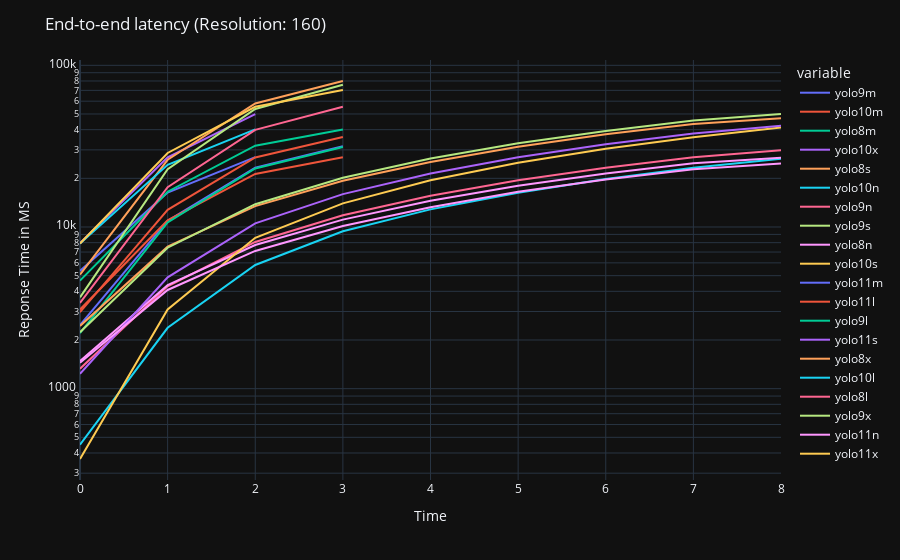
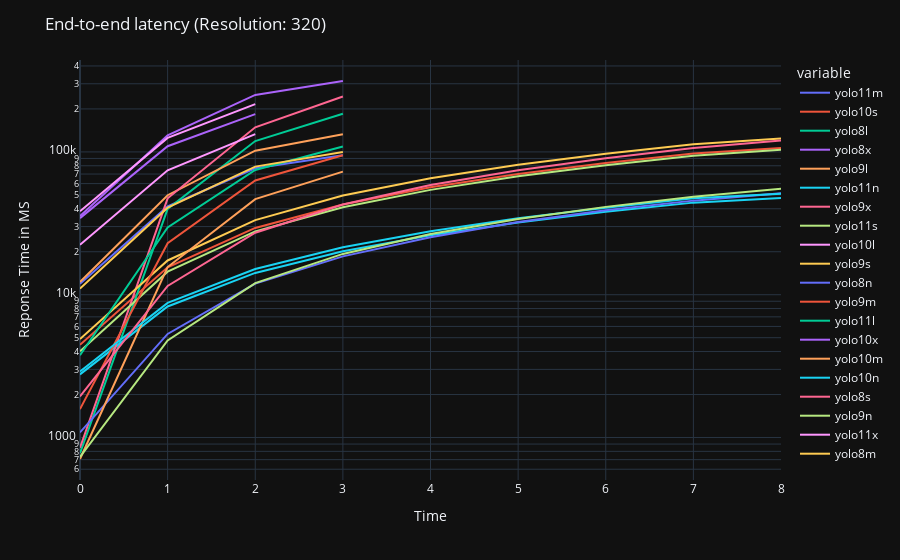
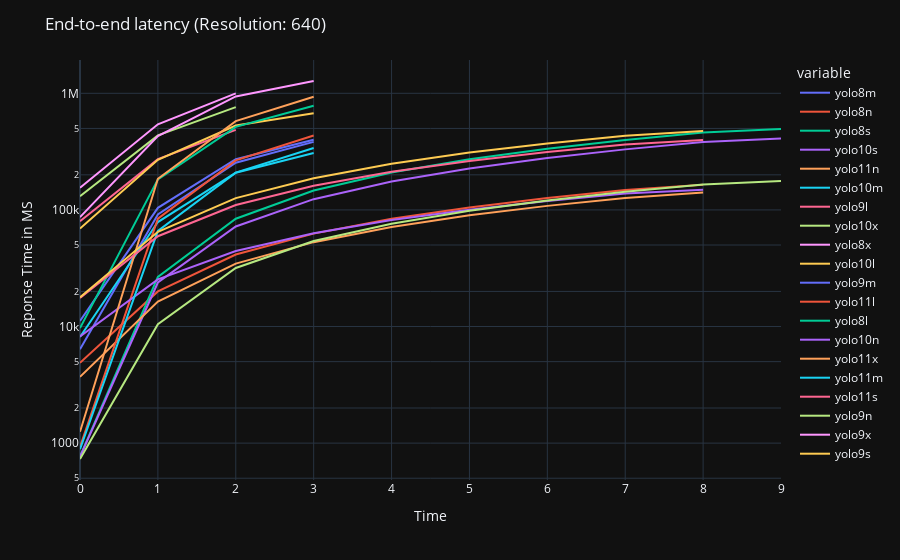
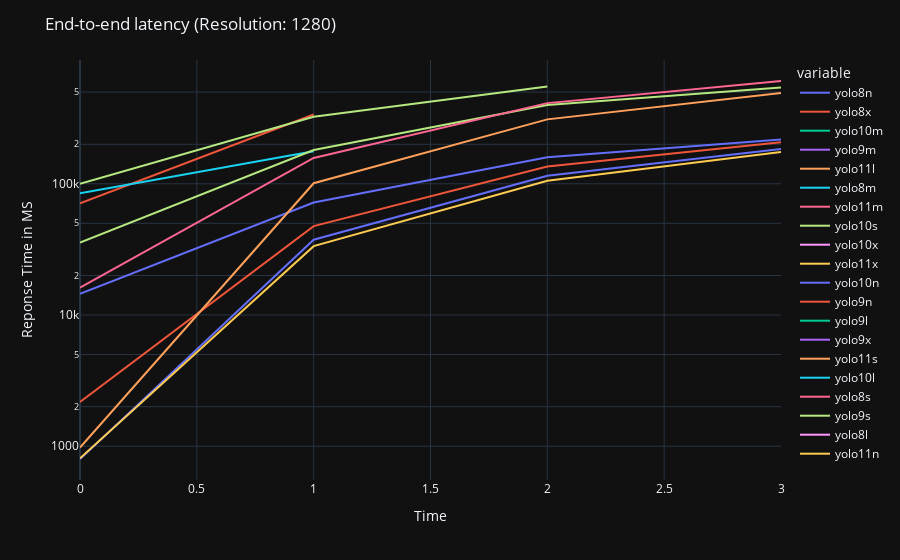

Write notebook code for charts like these, in order.
### Code cell
import plotly.express as px
from matplotlib import pyplot as plt

# Function to compute simple moving average
def moving_average(data, window_size):
    return data.rolling(window=window_size).mean()

# You can adjust the window size for different levels of smoothing
window_size = 3

for resolution in sorted(response_time.keys()):
    queue_df = pd.DataFrame.from_dict(response_time[resolution])
    fig = px.line(queue_df, x=queue_df.index, y=queue_df.columns)
    fig.update_layout(title=f'End-to-end latency (Resolution: {resolution})', xaxis_title='Time', yaxis_title='Reponse Time in MS', yaxis_type='log')
    fig.show()

### Figure 1 — Plotly figure (JSON) as saved in the notebook; plotly's stock layout.template omitted (floating-point values rounded to 4 significant figures)
{"data": [{"hovertemplate": "variable=yolo9m<br>index=%{x}<br>value=%{y}<extra></extra>", "legendgroup": "yolo9m", "line": {"color": "#636efa", "dash": "solid"}, "marker": {"symbol": "circle"}, "mode": "lines", "name": "yolo9m", "orientation": "v", "showlegend": true, "x": [0, 1, 2, 3, 4, 5, 6, 7, 8], "xaxis": "x", "y": [2474.0, 10940.0, 23320.0, 31620.0, null, null, null, null, null], "yaxis": "y", "type": "scatter"}, {"hovertemplate": "variable=yolo10m<br>index=%{x}<br>value=%{y}<extra></extra>", "legendgroup": "yolo10m", "line": {"color": "#EF553B", "dash": "solid"}, "marker": {"symbol": "circle"}, "mode": "lines", "name": "yolo10m", "orientation": "v", "showlegend": true, "x": [0, 1, 2, 3, 4, 5, 6, 7, 8], "xaxis": "x", "y": [3089.0, 11000.0, 21290.0, 27020.0, null, null, null, null, null], "yaxis": "y", "type": "scatter"}, {"hovertemplate": "variable=yolo8m<br>index=%{x}<br>value=%{y}<extra></extra>", "legendgroup": "yolo8m", "line": {"color": "#00cc96", "dash": "solid"}, "marker": {"symbol": "circle"}, "mode": "lines", "name": "yolo8m", "orientation": "v", "showlegend": true, "x": [0, 1, 2, 3, 4, 5, 6, 7, 8], "xaxis": "x", "y": [2204.0, 10670.0, 23010.0, 31270.0, null, null, null, null, null], "yaxis": "y", "type": "scatter"}, {"hovertemplate": "variable=yolo10x<br>index=%{x}<br>value=%{y}<extra></extra>", "legendgroup": "yolo10x", "line": {"color": "#ab63fa", "dash": "solid"}, "marker": {"symbol": "circle"}, "mode": "lines", "name": "yolo10x", "orientation": "v", "showlegend": true, "x": [0, 1, 2, 3, 4, 5, 6, 7, 8], "xaxis": "x", "y": [7937.0, 26990.0, 49930.0, null, null, null, null, null, null], "yaxis": "y", "type": "scatter"}, {"hovertemplate": "variable=yolo8s<br>index=%{x}<br>value=%{y}<extra></extra>", "legendgroup": "yolo8s", "line": {"color": "#FFA15A", "dash": "solid"}, "marker": {"symbol": "circle"}, "mode": "lines", "name": "yolo8s", "orientation": "v", "showlegend": true, "x": [0, 1, 2, 3, 4, 5, 6, 7, 8], "xaxis": "x", "y": [2444.0, 7559.0, 13460.0, 19320.0, 25240.0, 31380.0, 37480.0, 43420.0, 47060.0], "yaxis": "y", "type": "scatter"}, {"hovertemplate": "variable=yolo10n<br>index=%{x}<br>value=%{y}<extra></extra>", "legendgroup": "yolo10n", "line": {"color": "#19d3f3", "dash": "solid"}, "marker": {"symbol": "circle"}, "mode": "lines", "name": "yolo10n", "orientation": "v", "showlegend": true, "x": [0, 1, 2, 3, 4, 5, 6, 7, 8], "xaxis": "x", "y": [450.3, 2379.0, 5824.0, 9417.0, 12850.0, 16300.0, 19800.0, 23270.0, 26470.0], "yaxis": "y", "type": "scatter"}, {"hovertemplate": "variable=yolo9n<br>index=%{x}<br>value=%{y}<extra></extra>", "legendgroup": "yolo9n", "line": {"color": "#FF6692", "dash": "solid"}, "marker": {"symbol": "circle"}, "mode": "lines", "name": "yolo9n", "orientation": "v", "showlegend": true, "x": [0, 1, 2, 3, 4, 5, 6, 7, 8], "xaxis": "x", "y": [1329.0, 4300.0, 8079.0, 11830.0, 15610.0, 19440.0, 23270.0, 27010.0, 29810.0], "yaxis": "y", "type": "scatter"}, {"hovertemplate": "variable=yolo9s<br>index=%{x}<br>value=%{y}<extra></extra>", "legendgroup": "yolo9s", "line": {"color": "#B6E880", "dash": "solid"}, "marker": {"symbol": "circle"}, "mode": "lines", "name": "yolo9s", "orientation": "v", "showlegend": true, "x": [0, 1, 2, 3, 4, 5, 6, 7, 8], "xaxis": "x", "y": [2233.0, 7445.0, 13840.0, 20160.0, 26520.0, 32940.0, 39260.0, 45620.0, 49930.0], "yaxis": "y", "type": "scatter"}, {"hovertemplate": "variable=yolo8n<br>index=%{x}<br>value=%{y}<extra></extra>", "legendgroup": "yolo8n", "line": {"color": "#FF97FF", "dash": "solid"}, "marker": {"symbol": "circle"}, "mode": "lines", "name": "yolo8n", "orientation": "v", "showlegend": true, "x": [0, 1, 2, 3, 4, 5, 6, 7, 8], "xaxis": "x", "y": [1482.0, 4368.0, 7733.0, 11110.0, 14540.0, 17990.0, 21430.0, 24800.0, 26850.0], "yaxis": "y", "type": "scatter"}, {"hovertemplate": "variable=yolo10s<br>index=%{x}<br>value=%{y}<extra></extra>", "legendgroup": "yolo10s", "line": {"color": "#FECB52", "dash": "solid"}, "marker": {"symbol": "circle"}, "mode": "lines", "name": "yolo10s", "orientation": "v", "showlegend": true, "x": [0, 1, 2, 3, 4, 5, 6, 7, 8], "xaxis": "x", "y": [367.3, 3090.0, 8577.0, 14000.0, 19460.0, 24940.0, 30470.0, 35910.0, 41250.0], "yaxis": "y", "type": "scatter"}, {"hovertemplate": "variable=yolo11m<br>index=%{x}<br>value=%{y}<extra></extra>", "legendgroup": "yolo11m", "line": {"color": "#636efa", "dash": "solid"}, "marker": {"symbol": "circle"}, "mode": "lines", "name": "yolo11m", "orientation": "v", "showlegend": true, "x": [0, 1, 2, 3, 4, 5, 6, 7, 8], "xaxis": "x", "y": [5349.0, 16320.0, 27030.0, null, null, null, null, null, null], "yaxis": "y", "type": "scatter"}, {"hovertemplate": "variable=yolo11l<br>index=%{x}<br>value=%{y}<extra></extra>", "legendgroup": "yolo11l", "line": {"color": "#EF553B", "dash": "solid"}, "marker": {"symbol": "circle"}, "mode": "lines", "name": "yolo11l", "orientation": "v", "showlegend": true, "x": [0, 1, 2, 3, 4, 5, 6, 7, 8], "xaxis": "x", "y": [2972.0, 12770.0, 26920.0, 36020.0, null, null, null, null, null], "yaxis": "y", "type": "scatter"}, {"hovertemplate": "variable=yolo9l<br>index=%{x}<br>value=%{y}<extra></extra>", "legendgroup": "yolo9l", "line": {"color": "#00cc96", "dash": "solid"}, "marker": {"symbol": "circle"}, "mode": "lines", "name": "yolo9l", "orientation": "v", "showlegend": true, "x": [0, 1, 2, 3, 4, 5, 6, 7, 8], "xaxis": "x", "y": [4656.0, 16520.0, 31820.0, 40050.0, null, null, null, null, null], "yaxis": "y", "type": "scatter"}, {"hovertemplate": "variable=yolo11s<br>index=%{x}<br>value=%{y}<extra></extra>", "legendgroup": "yolo11s", "line": {"color": "#ab63fa", "dash": "solid"}, "marker": {"symbol": "circle"}, "mode": "lines", "name": "yolo11s", "orientation": "v", "showlegend": true, "x": [0, 1, 2, 3, 4, 5, 6, 7, 8], "xaxis": "x", "y": [1235.0, 4885.0, 10530.0, 15970.0, 21410.0, 26960.0, 32470.0, 37870.0, 42350.0], "yaxis": "y", "type": "scatter"}, {"hovertemplate": "variable=yolo8x<br>index=%{x}<br>value=%{y}<extra></extra>", "legendgroup": "yolo8x", "line": {"color": "#FFA15A", "dash": "solid"}, "marker": {"symbol": "circle"}, "mode": "lines", "name": "yolo8x", "orientation": "v", "showlegend": true, "x": [0, 1, 2, 3, 4, 5, 6, 7, 8], "xaxis": "x", "y": [5078.0, 26050.0, 58070.0, 79990.0, null, null, null, null, null], "yaxis": "y", "type": "scatter"}, {"hovertemplate": "variable=yolo10l<br>index=%{x}<br>value=%{y}<extra></extra>", "legendgroup": "yolo10l", "line": {"color": "#19d3f3", "dash": "solid"}, "marker": {"symbol": "circle"}, "mode": "lines", "name": "yolo10l", "orientation": "v", "showlegend": true, "x": [0, 1, 2, 3, 4, 5, 6, 7, 8], "xaxis": "x", "y": [7907.0, 24270.0, 40150.0, null, null, null, null, null, null], "yaxis": "y", "type": "scatter"}, {"hovertemplate": "variable=yolo8l<br>index=%{x}<br>value=%{y}<extra></extra>", "legendgroup": "yolo8l", "line": {"color": "#FF6692", "dash": "solid"}, "marker": {"symbol": "circle"}, "mode": "lines", "name": "yolo8l", "orientation": "v", "showlegend": true, "x": [0, 1, 2, 3, 4, 5, 6, 7, 8], "xaxis": "x", "y": [3391.0, 17640.0, 39890.0, 55500.0, null, null, null, null, null], "yaxis": "y", "type": "scatter"}, {"hovertemplate": "variable=yolo9x<br>index=%{x}<br>value=%{y}<extra></extra>", "legendgroup": "yolo9x", "line": {"color": "#B6E880", "dash": "solid"}, "marker": {"symbol": "circle"}, "mode": "lines", "name": "yolo9x", "orientation": "v", "showlegend": true, "x": [0, 1, 2, 3, 4, 5, 6, 7, 8], "xaxis": "x", "y": [3673.0, 22770.0, 53720.0, 75880.0, null, null, null, null, null], "yaxis": "y", "type": "scatter"}, {"hovertemplate": "variable=yolo11n<br>index=%{x}<br>value=%{y}<extra></extra>", "legendgroup": "yolo11n", "line": {"color": "#FF97FF", "dash": "solid"}, "marker": {"symbol": "circle"}, "mode": "lines", "name": "yolo11n", "orientation": "v", "showlegend": true, "x": [0, 1, 2, 3, 4, 5, 6, 7, 8], "xaxis": "x", "y": [1446.0, 4078.0, 7113.0, 10150.0, 13260.0, 16500.0, 19690.0, 22790.0, 24670.0], "yaxis": "y", "type": "scatter"}, {"hovertemplate": "variable=yolo11x<br>index=%{x}<br>value=%{y}<extra></extra>", "legendgroup": "yolo11x", "line": {"color": "#FECB52", "dash": "solid"}, "marker": {"symbol": "circle"}, "mode": "lines", "name": "yolo11x", "orientation": "v", "showlegend": true, "x": [0, 1, 2, 3, 4, 5, 6, 7, 8], "xaxis": "x", "y": [7911.0, 28700.0, 55440.0, 70270.0, null, null, null, null, null], "yaxis": "y", "type": "scatter"}], "layout": {"xaxis": {"anchor": "y", "domain": [0.0, 1.0], "title": {"text": "Time"}}, "yaxis": {"anchor": "x", "domain": [0.0, 1.0], "title": {"text": "Reponse Time in MS"}, "type": "log"}, "legend": {"title": {"text": "variable"}, "tracegroupgap": 0}, "margin": {"t": 60}, "title": {"text": "End-to-end latency (Resolution: 160)"}}}

### Figure 2 — Plotly figure (JSON) as saved in the notebook; plotly's stock layout.template omitted (floating-point values rounded to 4 significant figures)
{"data": [{"hovertemplate": "variable=yolo11m<br>index=%{x}<br>value=%{y}<extra></extra>", "legendgroup": "yolo11m", "line": {"color": "#636efa", "dash": "solid"}, "marker": {"symbol": "circle"}, "mode": "lines", "name": "yolo11m", "orientation": "v", "showlegend": true, "x": [0, 1, 2, 3, 4, 5, 6, 7, 8], "xaxis": "x", "y": [11930.0, 41500.0, 76830.0, 94770.0, null, null, null, null, null], "yaxis": "y", "type": "scatter"}, {"hovertemplate": "variable=yolo10s<br>index=%{x}<br>value=%{y}<extra></extra>", "legendgroup": "yolo10s", "line": {"color": "#EF553B", "dash": "solid"}, "marker": {"symbol": "circle"}, "mode": "lines", "name": "yolo10s", "orientation": "v", "showlegend": true, "x": [0, 1, 2, 3, 4, 5, 6, 7, 8], "xaxis": "x", "y": [4466.0, 15550.0, 29360.0, 42870.0, 56530.0, 70170.0, 83780.0, 97290.0, 106600.0], "yaxis": "y", "type": "scatter"}, {"hovertemplate": "variable=yolo8l<br>index=%{x}<br>value=%{y}<extra></extra>", "legendgroup": "yolo8l", "line": {"color": "#00cc96", "dash": "solid"}, "marker": {"symbol": "circle"}, "mode": "lines", "name": "yolo8l", "orientation": "v", "showlegend": true, "x": [0, 1, 2, 3, 4, 5, 6, 7, 8], "xaxis": "x", "y": [778.2, 39850.0, 119200.0, 185100.0, null, null, null, null, null], "yaxis": "y", "type": "scatter"}, {"hovertemplate": "variable=yolo8x<br>index=%{x}<br>value=%{y}<extra></extra>", "legendgroup": "yolo8x", "line": {"color": "#ab63fa", "dash": "solid"}, "marker": {"symbol": "circle"}, "mode": "lines", "name": "yolo8x", "orientation": "v", "showlegend": true, "x": [0, 1, 2, 3, 4, 5, 6, 7, 8], "xaxis": "x", "y": [35510.0, 130500.0, 250700.0, 313800.0, null, null, null, null, null], "yaxis": "y", "type": "scatter"}, {"hovertemplate": "variable=yolo9l<br>index=%{x}<br>value=%{y}<extra></extra>", "legendgroup": "yolo9l", "line": {"color": "#FFA15A", "dash": "solid"}, "marker": {"symbol": "circle"}, "mode": "lines", "name": "yolo9l", "orientation": "v", "showlegend": true, "x": [0, 1, 2, 3, 4, 5, 6, 7, 8], "xaxis": "x", "y": [12280.0, 49760.0, 102000.0, 133000.0, null, null, null, null, null], "yaxis": "y", "type": "scatter"}, {"hovertemplate": "variable=yolo11n<br>index=%{x}<br>value=%{y}<extra></extra>", "legendgroup": "yolo11n", "line": {"color": "#19d3f3", "dash": "solid"}, "marker": {"symbol": "circle"}, "mode": "lines", "name": "yolo11n", "orientation": "v", "showlegend": true, "x": [0, 1, 2, 3, 4, 5, 6, 7, 8], "xaxis": "x", "y": [2769.0, 8271.0, 14220.0, 20150.0, 26110.0, 32070.0, 38160.0, 44150.0, 47550.0], "yaxis": "y", "type": "scatter"}, {"hovertemplate": "variable=yolo9x<br>index=%{x}<br>value=%{y}<extra></extra>", "legendgroup": "yolo9x", "line": {"color": "#FF6692", "dash": "solid"}, "marker": {"symbol": "circle"}, "mode": "lines", "name": "yolo9x", "orientation": "v", "showlegend": true, "x": [0, 1, 2, 3, 4, 5, 6, 7, 8], "xaxis": "x", "y": [849.4, 47320.0, 148600.0, 244300.0, null, null, null, null, null], "yaxis": "y", "type": "scatter"}, {"hovertemplate": "variable=yolo11s<br>index=%{x}<br>value=%{y}<extra></extra>", "legendgroup": "yolo11s", "line": {"color": "#B6E880", "dash": "solid"}, "marker": {"symbol": "circle"}, "mode": "lines", "name": "yolo11s", "orientation": "v", "showlegend": true, "x": [0, 1, 2, 3, 4, 5, 6, 7, 8], "xaxis": "x", "y": [4018.0, 14510.0, 27800.0, 40960.0, 54220.0, 67480.0, 80710.0, 93850.0, 103400.0], "yaxis": "y", "type": "scatter"}, {"hovertemplate": "variable=yolo10l<br>index=%{x}<br>value=%{y}<extra></extra>", "legendgroup": "yolo10l", "line": {"color": "#FF97FF", "dash": "solid"}, "marker": {"symbol": "circle"}, "mode": "lines", "name": "yolo10l", "orientation": "v", "showlegend": true, "x": [0, 1, 2, 3, 4, 5, 6, 7, 8], "xaxis": "x", "y": [22350.0, 74350.0, 133400.0, null, null, null, null, null, null], "yaxis": "y", "type": "scatter"}, {"hovertemplate": "variable=yolo9s<br>index=%{x}<br>value=%{y}<extra></extra>", "legendgroup": "yolo9s", "line": {"color": "#FECB52", "dash": "solid"}, "marker": {"symbol": "circle"}, "mode": "lines", "name": "yolo9s", "orientation": "v", "showlegend": true, "x": [0, 1, 2, 3, 4, 5, 6, 7, 8], "xaxis": "x", "y": [4899.0, 17370.0, 33280.0, 49460.0, 65430.0, 81310.0, 97260.0, 113000.0, 124200.0], "yaxis": "y", "type": "scatter"}, {"hovertemplate": "variable=yolo8n<br>index=%{x}<br>value=%{y}<extra></extra>", "legendgroup": "yolo8n", "line": {"color": "#636efa", "dash": "solid"}, "marker": {"symbol": "circle"}, "mode": "lines", "name": "yolo8n", "orientation": "v", "showlegend": true, "x": [0, 1, 2, 3, 4, 5, 6, 7, 8], "xaxis": "x", "y": [1087.0, 5314.0, 11960.0, 18560.0, 25230.0, 32310.0, 39020.0, 45590.0, 51290.0], "yaxis": "y", "type": "scatter"}, {"hovertemplate": "variable=yolo9m<br>index=%{x}<br>value=%{y}<extra></extra>", "legendgroup": "yolo9m", "line": {"color": "#EF553B", "dash": "solid"}, "marker": {"symbol": "circle"}, "mode": "lines", "name": "yolo9m", "orientation": "v", "showlegend": true, "x": [0, 1, 2, 3, 4, 5, 6, 7, 8], "xaxis": "x", "y": [1581.0, 22950.0, 63080.0, 94760.0, null, null, null, null, null], "yaxis": "y", "type": "scatter"}, {"hovertemplate": "variable=yolo11l<br>index=%{x}<br>value=%{y}<extra></extra>", "legendgroup": "yolo11l", "line": {"color": "#00cc96", "dash": "solid"}, "marker": {"symbol": "circle"}, "mode": "lines", "name": "yolo11l", "orientation": "v", "showlegend": true, "x": [0, 1, 2, 3, 4, 5, 6, 7, 8], "xaxis": "x", "y": [3772.0, 29580.0, 74760.0, 109000.0, null, null, null, null, null], "yaxis": "y", "type": "scatter"}, {"hovertemplate": "variable=yolo10x<br>index=%{x}<br>value=%{y}<extra></extra>", "legendgroup": "yolo10x", "line": {"color": "#ab63fa", "dash": "solid"}, "marker": {"symbol": "circle"}, "mode": "lines", "name": "yolo10x", "orientation": "v", "showlegend": true, "x": [0, 1, 2, 3, 4, 5, 6, 7, 8], "xaxis": "x", "y": [34390.0, 109600.0, 184000.0, null, null, null, null, null, null], "yaxis": "y", "type": "scatter"}, {"hovertemplate": "variable=yolo10m<br>index=%{x}<br>value=%{y}<extra></extra>", "legendgroup": "yolo10m", "line": {"color": "#FFA15A", "dash": "solid"}, "marker": {"symbol": "circle"}, "mode": "lines", "name": "yolo10m", "orientation": "v", "showlegend": true, "x": [0, 1, 2, 3, 4, 5, 6, 7, 8], "xaxis": "x", "y": [707.4, 15620.0, 46720.0, 72750.0, null, null, null, null, null], "yaxis": "y", "type": "scatter"}, {"hovertemplate": "variable=yolo10n<br>index=%{x}<br>value=%{y}<extra></extra>", "legendgroup": "yolo10n", "line": {"color": "#19d3f3", "dash": "solid"}, "marker": {"symbol": "circle"}, "mode": "lines", "name": "yolo10n", "orientation": "v", "showlegend": true, "x": [0, 1, 2, 3, 4, 5, 6, 7, 8], "xaxis": "x", "y": [2903.0, 8764.0, 15130.0, 21480.0, 27850.0, 34260.0, 40660.0, 47290.0, 50900.0], "yaxis": "y", "type": "scatter"}, {"hovertemplate": "variable=yolo8s<br>index=%{x}<br>value=%{y}<extra></extra>", "legendgroup": "yolo8s", "line": {"color": "#FF6692", "dash": "solid"}, "marker": {"symbol": "circle"}, "mode": "lines", "name": "yolo8s", "orientation": "v", "showlegend": true, "x": [0, 1, 2, 3, 4, 5, 6, 7, 8], "xaxis": "x", "y": [1940.0, 11520.0, 27190.0, 42850.0, 58580.0, 74360.0, 90370.0, 106400.0, 120200.0], "yaxis": "y", "type": "scatter"}, {"hovertemplate": "variable=yolo9n<br>index=%{x}<br>value=%{y}<extra></extra>", "legendgroup": "yolo9n", "line": {"color": "#B6E880", "dash": "solid"}, "marker": {"symbol": "circle"}, "mode": "lines", "name": "yolo9n", "orientation": "v", "showlegend": true, "x": [0, 1, 2, 3, 4, 5, 6, 7, 8], "xaxis": "x", "y": [731.6, 4782.0, 12070.0, 19310.0, 26580.0, 33870.0, 41230.0, 48510.0, 55260.0], "yaxis": "y", "type": "scatter"}, {"hovertemplate": "variable=yolo11x<br>index=%{x}<br>value=%{y}<extra></extra>", "legendgroup": "yolo11x", "line": {"color": "#FF97FF", "dash": "solid"}, "marker": {"symbol": "circle"}, "mode": "lines", "name": "yolo11x", "orientation": "v", "showlegend": true, "x": [0, 1, 2, 3, 4, 5, 6, 7, 8], "xaxis": "x", "y": [38420.0, 125400.0, 216000.0, null, null, null, null, null, null], "yaxis": "y", "type": "scatter"}, {"hovertemplate": "variable=yolo8m<br>index=%{x}<br>value=%{y}<extra></extra>", "legendgroup": "yolo8m", "line": {"color": "#FECB52", "dash": "solid"}, "marker": {"symbol": "circle"}, "mode": "lines", "name": "yolo8m", "orientation": "v", "showlegend": true, "x": [0, 1, 2, 3, 4, 5, 6, 7, 8], "xaxis": "x", "y": [11030.0, 40720.0, 78890.0, 100000.0, null, null, null, null, null], "yaxis": "y", "type": "scatter"}], "layout": {"xaxis": {"anchor": "y", "domain": [0.0, 1.0], "title": {"text": "Time"}}, "yaxis": {"anchor": "x", "domain": [0.0, 1.0], "title": {"text": "Reponse Time in MS"}, "type": "log"}, "legend": {"title": {"text": "variable"}, "tracegroupgap": 0}, "margin": {"t": 60}, "title": {"text": "End-to-end latency (Resolution: 320)"}}}

### Figure 3 — Plotly figure (JSON) as saved in the notebook; plotly's stock layout.template omitted (floating-point values rounded to 4 significant figures)
{"data": [{"hovertemplate": "variable=yolo8m<br>index=%{x}<br>value=%{y}<extra></extra>", "legendgroup": "yolo8m", "line": {"color": "#636efa", "dash": "solid"}, "marker": {"symbol": "circle"}, "mode": "lines", "name": "yolo8m", "orientation": "v", "showlegend": true, "x": [0, 1, 2, 3, 4, 5, 6, 7, 8, 9], "xaxis": "x", "y": [6382.0, 91500.0, 254000.0, 383100.0, null, null, null, null, null, null], "yaxis": "y", "type": "scatter"}, {"hovertemplate": "variable=yolo8n<br>index=%{x}<br>value=%{y}<extra></extra>", "legendgroup": "yolo8n", "line": {"color": "#EF553B", "dash": "solid"}, "marker": {"symbol": "circle"}, "mode": "lines", "name": "yolo8n", "orientation": "v", "showlegend": true, "x": [0, 1, 2, 3, 4, 5, 6, 7, 8, 9], "xaxis": "x", "y": [4888.0, 20000.0, 41420.0, 62640.0, 83840.0, 105100.0, 126500.0, 147900.0, 164400.0, null], "yaxis": "y", "type": "scatter"}, {"hovertemplate": "variable=yolo8s<br>index=%{x}<br>value=%{y}<extra></extra>", "legendgroup": "yolo8s", "line": {"color": "#00cc96", "dash": "solid"}, "marker": {"symbol": "circle"}, "mode": "lines", "name": "yolo8s", "orientation": "v", "showlegend": true, "x": [0, 1, 2, 3, 4, 5, 6, 7, 8, 9], "xaxis": "x", "y": [769.7, 26630.0, 84040.0, 146600.0, 209300.0, 272100.0, 334900.0, 397900.0, 460600.0, 495100.0], "yaxis": "y", "type": "scatter"}, {"hovertemplate": "variable=yolo10s<br>index=%{x}<br>value=%{y}<extra></extra>", "legendgroup": "yolo10s", "line": {"color": "#ab63fa", "dash": "solid"}, "marker": {"symbol": "circle"}, "mode": "lines", "name": "yolo10s", "orientation": "v", "showlegend": true, "x": [0, 1, 2, 3, 4, 5, 6, 7, 8, 9], "xaxis": "x", "y": [763.3, 23860.0, 72150.0, 123600.0, 175200.0, 226900.0, 278900.0, 330500.0, 382300.0, 409300.0], "yaxis": "y", "type": "scatter"}, {"hovertemplate": "variable=yolo11n<br>index=%{x}<br>value=%{y}<extra></extra>", "legendgroup": "yolo11n", "line": {"color": "#FFA15A", "dash": "solid"}, "marker": {"symbol": "circle"}, "mode": "lines", "name": "yolo11n", "orientation": "v", "showlegend": true, "x": [0, 1, 2, 3, 4, 5, 6, 7, 8, 9], "xaxis": "x", "y": [3706.0, 16390.0, 34650.0, 52910.0, 71420.0, 89930.0, 108300.0, 126600.0, 141200.0, null], "yaxis": "y", "type": "scatter"}, {"hovertemplate": "variable=yolo10m<br>index=%{x}<br>value=%{y}<extra></extra>", "legendgroup": "yolo10m", "line": {"color": "#19d3f3", "dash": "solid"}, "marker": {"symbol": "circle"}, "mode": "lines", "name": "yolo10m", "orientation": "v", "showlegend": true, "x": [0, 1, 2, 3, 4, 5, 6, 7, 8, 9], "xaxis": "x", "y": [8139.0, 78730.0, 208300.0, 308200.0, null, null, null, null, null, null], "yaxis": "y", "type": "scatter"}, {"hovertemplate": "variable=yolo9l<br>index=%{x}<br>value=%{y}<extra></extra>", "legendgroup": "yolo9l", "line": {"color": "#FF6692", "dash": "solid"}, "marker": {"symbol": "circle"}, "mode": "lines", "name": "yolo9l", "orientation": "v", "showlegend": true, "x": [0, 1, 2, 3, 4, 5, 6, 7, 8, 9], "xaxis": "x", "y": [80070.0, 272700.0, 486100.0, null, null, null, null, null, null, null], "yaxis": "y", "type": "scatter"}, {"hovertemplate": "variable=yolo10x<br>index=%{x}<br>value=%{y}<extra></extra>", "legendgroup": "yolo10x", "line": {"color": "#B6E880", "dash": "solid"}, "marker": {"symbol": "circle"}, "mode": "lines", "name": "yolo10x", "orientation": "v", "showlegend": true, "x": [0, 1, 2, 3, 4, 5, 6, 7, 8, 9], "xaxis": "x", "y": [130800.0, 435800.0, 760500.0, null, null, null, null, null, null, null], "yaxis": "y", "type": "scatter"}, {"hovertemplate": "variable=yolo8x<br>index=%{x}<br>value=%{y}<extra></extra>", "legendgroup": "yolo8x", "line": {"color": "#FF97FF", "dash": "solid"}, "marker": {"symbol": "circle"}, "mode": "lines", "name": "yolo8x", "orientation": "v", "showlegend": true, "x": [0, 1, 2, 3, 4, 5, 6, 7, 8, 9], "xaxis": "x", "y": [86730.0, 429400.0, 939900.0, 1275000.0, null, null, null, null, null, null], "yaxis": "y", "type": "scatter"}, {"hovertemplate": "variable=yolo10l<br>index=%{x}<br>value=%{y}<extra></extra>", "legendgroup": "yolo10l", "line": {"color": "#FECB52", "dash": "solid"}, "marker": {"symbol": "circle"}, "mode": "lines", "name": "yolo10l", "orientation": "v", "showlegend": true, "x": [0, 1, 2, 3, 4, 5, 6, 7, 8, 9], "xaxis": "x", "y": [69230.0, 269300.0, 528900.0, 673800.0, null, null, null, null, null, null], "yaxis": "y", "type": "scatter"}, {"hovertemplate": "variable=yolo9m<br>index=%{x}<br>value=%{y}<extra></extra>", "legendgroup": "yolo9m", "line": {"color": "#636efa", "dash": "solid"}, "marker": {"symbol": "circle"}, "mode": "lines", "name": "yolo9m", "orientation": "v", "showlegend": true, "x": [0, 1, 2, 3, 4, 5, 6, 7, 8, 9], "xaxis": "x", "y": [11140.0, 104200.0, 272100.0, 399800.0, null, null, null, null, null, null], "yaxis": "y", "type": "scatter"}, {"hovertemplate": "variable=yolo11l<br>index=%{x}<br>value=%{y}<extra></extra>", "legendgroup": "yolo11l", "line": {"color": "#EF553B", "dash": "solid"}, "marker": {"symbol": "circle"}, "mode": "lines", "name": "yolo11l", "orientation": "v", "showlegend": true, "x": [0, 1, 2, 3, 4, 5, 6, 7, 8, 9], "xaxis": "x", "y": [929.8, 84020.0, 265800.0, 434100.0, null, null, null, null, null, null], "yaxis": "y", "type": "scatter"}, {"hovertemplate": "variable=yolo8l<br>index=%{x}<br>value=%{y}<extra></extra>", "legendgroup": "yolo8l", "line": {"color": "#00cc96", "dash": "solid"}, "marker": {"symbol": "circle"}, "mode": "lines", "name": "yolo8l", "orientation": "v", "showlegend": true, "x": [0, 1, 2, 3, 4, 5, 6, 7, 8, 9], "xaxis": "x", "y": [9691.0, 182900.0, 516000.0, 782800.0, null, null, null, null, null, null], "yaxis": "y", "type": "scatter"}, {"hovertemplate": "variable=yolo10n<br>index=%{x}<br>value=%{y}<extra></extra>", "legendgroup": "yolo10n", "line": {"color": "#ab63fa", "dash": "solid"}, "marker": {"symbol": "circle"}, "mode": "lines", "name": "yolo10n", "orientation": "v", "showlegend": true, "x": [0, 1, 2, 3, 4, 5, 6, 7, 8, 9], "xaxis": "x", "y": [8225.0, 25350.0, 44390.0, 63110.0, 81860.0, 100600.0, 119300.0, 138100.0, 149000.0, null], "yaxis": "y", "type": "scatter"}, {"hovertemplate": "variable=yolo11x<br>index=%{x}<br>value=%{y}<extra></extra>", "legendgroup": "yolo11x", "line": {"color": "#FFA15A", "dash": "solid"}, "marker": {"symbol": "circle"}, "mode": "lines", "name": "yolo11x", "orientation": "v", "showlegend": true, "x": [0, 1, 2, 3, 4, 5, 6, 7, 8, 9], "xaxis": "x", "y": [1250.0, 185100.0, 577000.0, 933200.0, null, null, null, null, null, null], "yaxis": "y", "type": "scatter"}, {"hovertemplate": "variable=yolo11m<br>index=%{x}<br>value=%{y}<extra></extra>", "legendgroup": "yolo11m", "line": {"color": "#19d3f3", "dash": "solid"}, "marker": {"symbol": "circle"}, "mode": "lines", "name": "yolo11m", "orientation": "v", "showlegend": true, "x": [0, 1, 2, 3, 4, 5, 6, 7, 8, 9], "xaxis": "x", "y": [885.6, 66050.0, 208800.0, 340100.0, null, null, null, null, null, null], "yaxis": "y", "type": "scatter"}, {"hovertemplate": "variable=yolo11s<br>index=%{x}<br>value=%{y}<extra></extra>", "legendgroup": "yolo11s", "line": {"color": "#FF6692", "dash": "solid"}, "marker": {"symbol": "circle"}, "mode": "lines", "name": "yolo11s", "orientation": "v", "showlegend": true, "x": [0, 1, 2, 3, 4, 5, 6, 7, 8, 9], "xaxis": "x", "y": [17570.0, 59520.0, 110200.0, 161000.0, 212100.0, 263000.0, 313900.0, 364800.0, 397300.0, null], "yaxis": "y", "type": "scatter"}, {"hovertemplate": "variable=yolo9n<br>index=%{x}<br>value=%{y}<extra></extra>", "legendgroup": "yolo9n", "line": {"color": "#B6E880", "dash": "solid"}, "marker": {"symbol": "circle"}, "mode": "lines", "name": "yolo9n", "orientation": "v", "showlegend": true, "x": [0, 1, 2, 3, 4, 5, 6, 7, 8, 9], "xaxis": "x", "y": [731.0, 10480.0, 31770.0, 54060.0, 76200.0, 98360.0, 120700.0, 143100.0, 165300.0, 177400.0], "yaxis": "y", "type": "scatter"}, {"hovertemplate": "variable=yolo9x<br>index=%{x}<br>value=%{y}<extra></extra>", "legendgroup": "yolo9x", "line": {"color": "#FF97FF", "dash": "solid"}, "marker": {"symbol": "circle"}, "mode": "lines", "name": "yolo9x", "orientation": "v", "showlegend": true, "x": [0, 1, 2, 3, 4, 5, 6, 7, 8, 9], "xaxis": "x", "y": [154600.0, 542400.0, 1000000.0, null, null, null, null, null, null, null], "yaxis": "y", "type": "scatter"}, {"hovertemplate": "variable=yolo9s<br>index=%{x}<br>value=%{y}<extra></extra>", "legendgroup": "yolo9s", "line": {"color": "#FECB52", "dash": "solid"}, "marker": {"symbol": "circle"}, "mode": "lines", "name": "yolo9s", "orientation": "v", "showlegend": true, "x": [0, 1, 2, 3, 4, 5, 6, 7, 8, 9], "xaxis": "x", "y": [17850.0, 64960.0, 126200.0, 187100.0, 248700.0, 310200.0, 371700.0, 433600.0, 475900.0, null], "yaxis": "y", "type": "scatter"}], "layout": {"xaxis": {"anchor": "y", "domain": [0.0, 1.0], "title": {"text": "Time"}}, "yaxis": {"anchor": "x", "domain": [0.0, 1.0], "title": {"text": "Reponse Time in MS"}, "type": "log"}, "legend": {"title": {"text": "variable"}, "tracegroupgap": 0}, "margin": {"t": 60}, "title": {"text": "End-to-end latency (Resolution: 640)"}}}

### Figure 4 — Plotly figure (JSON) as saved in the notebook; plotly's stock layout.template omitted (floating-point values rounded to 4 significant figures)
{"data": [{"hovertemplate": "variable=yolo8n<br>index=%{x}<br>value=%{y}<extra></extra>", "legendgroup": "yolo8n", "line": {"color": "#636efa", "dash": "solid"}, "marker": {"symbol": "circle"}, "mode": "lines", "name": "yolo8n", "orientation": "v", "showlegend": true, "x": [0, 1, 2, 3], "xaxis": "x", "y": [14530.0, 72020.0, 159500.0, 218000.0], "yaxis": "y", "type": "scatter"}, {"hovertemplate": "variable=yolo8x<br>index=%{x}<br>value=%{y}<extra></extra>", "legendgroup": "yolo8x", "line": {"color": "#EF553B", "dash": "solid"}, "marker": {"symbol": "circle"}, "mode": "lines", "name": "yolo8x", "orientation": "v", "showlegend": true, "x": [0, 1, 2, 3], "xaxis": "x", "y": [71020.0, 337200.0, null, null], "yaxis": "y", "type": "scatter"}, {"hovertemplate": "variable=yolo10m<br>index=%{x}<br>value=%{y}<extra></extra>", "legendgroup": "yolo10m", "line": {"color": "#00cc96", "dash": "solid"}, "marker": {"symbol": "circle"}, "mode": "lines", "name": "yolo10m", "orientation": "v", "showlegend": true, "x": [0, 1, 2, 3], "xaxis": "x", "y": [68910.0, null, null, null], "yaxis": "y", "type": "scatter"}, {"hovertemplate": "variable=yolo9m<br>index=%{x}<br>value=%{y}<extra></extra>", "legendgroup": "yolo9m", "line": {"color": "#ab63fa", "dash": "solid"}, "marker": {"symbol": "circle"}, "mode": "lines", "name": "yolo9m", "orientation": "v", "showlegend": true, "x": [0, 1, 2, 3], "xaxis": "x", "y": [87800.0, null, null, null], "yaxis": "y", "type": "scatter"}, {"hovertemplate": "variable=yolo11l<br>index=%{x}<br>value=%{y}<extra></extra>", "legendgroup": "yolo11l", "line": {"color": "#FFA15A", "dash": "solid"}, "marker": {"symbol": "circle"}, "mode": "lines", "name": "yolo11l", "orientation": "v", "showlegend": true, "x": [0, 1, 2, 3], "xaxis": "x", "y": [102400.0, null, null, null], "yaxis": "y", "type": "scatter"}, {"hovertemplate": "variable=yolo8m<br>index=%{x}<br>value=%{y}<extra></extra>", "legendgroup": "yolo8m", "line": {"color": "#19d3f3", "dash": "solid"}, "marker": {"symbol": "circle"}, "mode": "lines", "name": "yolo8m", "orientation": "v", "showlegend": true, "x": [0, 1, 2, 3], "xaxis": "x", "y": [84710.0, 177200.0, null, null], "yaxis": "y", "type": "scatter"}, {"hovertemplate": "variable=yolo11m<br>index=%{x}<br>value=%{y}<extra></extra>", "legendgroup": "yolo11m", "line": {"color": "#FF6692", "dash": "solid"}, "marker": {"symbol": "circle"}, "mode": "lines", "name": "yolo11m", "orientation": "v", "showlegend": true, "x": [0, 1, 2, 3], "xaxis": "x", "y": [78830.0, null, null, null], "yaxis": "y", "type": "scatter"}, {"hovertemplate": "variable=yolo10s<br>index=%{x}<br>value=%{y}<extra></extra>", "legendgroup": "yolo10s", "line": {"color": "#B6E880", "dash": "solid"}, "marker": {"symbol": "circle"}, "mode": "lines", "name": "yolo10s", "orientation": "v", "showlegend": true, "x": [0, 1, 2, 3], "xaxis": "x", "y": [35710.0, 180700.0, 398300.0, 541100.0], "yaxis": "y", "type": "scatter"}, {"hovertemplate": "variable=yolo10x<br>index=%{x}<br>value=%{y}<extra></extra>", "legendgroup": "yolo10x", "line": {"color": "#FF97FF", "dash": "solid"}, "marker": {"symbol": "circle"}, "mode": "lines", "name": "yolo10x", "orientation": "v", "showlegend": true, "x": [0, 1, 2, 3], "xaxis": "x", "y": [181300.0, null, null, null], "yaxis": "y", "type": "scatter"}, {"hovertemplate": "variable=yolo11x<br>index=%{x}<br>value=%{y}<extra></extra>", "legendgroup": "yolo11x", "line": {"color": "#FECB52", "dash": "solid"}, "marker": {"symbol": "circle"}, "mode": "lines", "name": "yolo11x", "orientation": "v", "showlegend": true, "x": [0, 1, 2, 3], "xaxis": "x", "y": [218700.0, null, null, null], "yaxis": "y", "type": "scatter"}, {"hovertemplate": "variable=yolo10n<br>index=%{x}<br>value=%{y}<extra></extra>", "legendgroup": "yolo10n", "line": {"color": "#636efa", "dash": "solid"}, "marker": {"symbol": "circle"}, "mode": "lines", "name": "yolo10n", "orientation": "v", "showlegend": true, "x": [0, 1, 2, 3], "xaxis": "x", "y": [798.8, 37460.0, 115200.0, 184400.0], "yaxis": "y", "type": "scatter"}, {"hovertemplate": "variable=yolo9n<br>index=%{x}<br>value=%{y}<extra></extra>", "legendgroup": "yolo9n", "line": {"color": "#EF553B", "dash": "solid"}, "marker": {"symbol": "circle"}, "mode": "lines", "name": "yolo9n", "orientation": "v", "showlegend": true, "x": [0, 1, 2, 3], "xaxis": "x", "y": [2176.0, 47570.0, 135700.0, 207500.0], "yaxis": "y", "type": "scatter"}, {"hovertemplate": "variable=yolo9l<br>index=%{x}<br>value=%{y}<extra></extra>", "legendgroup": "yolo9l", "line": {"color": "#00cc96", "dash": "solid"}, "marker": {"symbol": "circle"}, "mode": "lines", "name": "yolo9l", "orientation": "v", "showlegend": true, "x": [0, 1, 2, 3], "xaxis": "x", "y": [117400.0, null, null, null], "yaxis": "y", "type": "scatter"}, {"hovertemplate": "variable=yolo9x<br>index=%{x}<br>value=%{y}<extra></extra>", "legendgroup": "yolo9x", "line": {"color": "#ab63fa", "dash": "solid"}, "marker": {"symbol": "circle"}, "mode": "lines", "name": "yolo9x", "orientation": "v", "showlegend": true, "x": [0, 1, 2, 3], "xaxis": "x", "y": [246300.0, null, null, null], "yaxis": "y", "type": "scatter"}, {"hovertemplate": "variable=yolo11s<br>index=%{x}<br>value=%{y}<extra></extra>", "legendgroup": "yolo11s", "line": {"color": "#FFA15A", "dash": "solid"}, "marker": {"symbol": "circle"}, "mode": "lines", "name": "yolo11s", "orientation": "v", "showlegend": true, "x": [0, 1, 2, 3], "xaxis": "x", "y": [976.8, 101000.0, 309700.0, 491600.0], "yaxis": "y", "type": "scatter"}, {"hovertemplate": "variable=yolo10l<br>index=%{x}<br>value=%{y}<extra></extra>", "legendgroup": "yolo10l", "line": {"color": "#19d3f3", "dash": "solid"}, "marker": {"symbol": "circle"}, "mode": "lines", "name": "yolo10l", "orientation": "v", "showlegend": true, "x": [0, 1, 2, 3], "xaxis": "x", "y": [136000.0, null, null, null], "yaxis": "y", "type": "scatter"}, {"hovertemplate": "variable=yolo8s<br>index=%{x}<br>value=%{y}<extra></extra>", "legendgroup": "yolo8s", "line": {"color": "#FF6692", "dash": "solid"}, "marker": {"symbol": "circle"}, "mode": "lines", "name": "yolo8s", "orientation": "v", "showlegend": true, "x": [0, 1, 2, 3], "xaxis": "x", "y": [16140.0, 157400.0, 411900.0, 607300.0], "yaxis": "y", "type": "scatter"}, {"hovertemplate": "variable=yolo9s<br>index=%{x}<br>value=%{y}<extra></extra>", "legendgroup": "yolo9s", "line": {"color": "#B6E880", "dash": "solid"}, "marker": {"symbol": "circle"}, "mode": "lines", "name": "yolo9s", "orientation": "v", "showlegend": true, "x": [0, 1, 2, 3], "xaxis": "x", "y": [99800.0, 324100.0, 551400.0, null], "yaxis": "y", "type": "scatter"}, {"hovertemplate": "variable=yolo8l<br>index=%{x}<br>value=%{y}<extra></extra>", "legendgroup": "yolo8l", "line": {"color": "#FF97FF", "dash": "solid"}, "marker": {"symbol": "circle"}, "mode": "lines", "name": "yolo8l", "orientation": "v", "showlegend": true, "x": [0, 1, 2, 3], "xaxis": "x", "y": [174900.0, null, null, null], "yaxis": "y", "type": "scatter"}, {"hovertemplate": "variable=yolo11n<br>index=%{x}<br>value=%{y}<extra></extra>", "legendgroup": "yolo11n", "line": {"color": "#FECB52", "dash": "solid"}, "marker": {"symbol": "circle"}, "mode": "lines", "name": "yolo11n", "orientation": "v", "showlegend": true, "x": [0, 1, 2, 3], "xaxis": "x", "y": [808.2, 33480.0, 105500.0, 174700.0], "yaxis": "y", "type": "scatter"}], "layout": {"xaxis": {"anchor": "y", "domain": [0.0, 1.0], "title": {"text": "Time"}}, "yaxis": {"anchor": "x", "domain": [0.0, 1.0], "title": {"text": "Reponse Time in MS"}, "type": "log"}, "legend": {"title": {"text": "variable"}, "tracegroupgap": 0}, "margin": {"t": 60}, "title": {"text": "End-to-end latency (Resolution: 1280)"}}}
